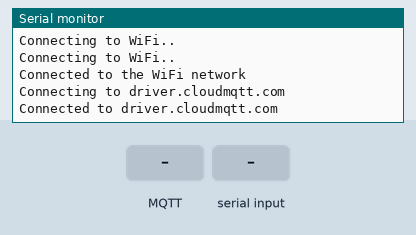
Recording of a sketch running on a simulated ESP32. Shown: the last lines printed to the serial monitor. Inputs (shaded band) come from the test bench. WiFi joins after 1.5 s; servers stay silent unless stated; no MQTT or app messages arrive unless stated.

Above: at 3.2 s.
3.3 s: MQTT message "upload" arrives on the first subscribed topic
At 4.7 s:
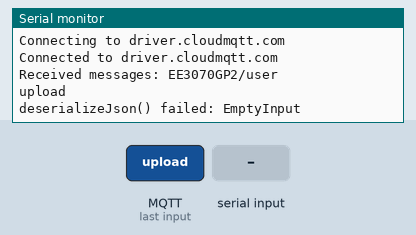
4.8 s: "upload" received over the second serial link
At 6.5 s:
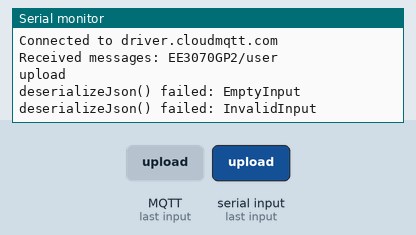

Measured:
- after the input at 3.3 s, the serial monitor: prints a new line at once (image 1)
- after the input at 4.8 s, the serial monitor: prints a new line after 1.0 s (image 2)

The sketch:

ESP32_MQTT.ino
```cpp
#include <WiFi.h>
#include <HTTPClient.h>
#include <ArduinoJson.h>
#include <PubSubClient.h>

#define RXp2 16
#define TXp2 17

//const char* ssid = "EE3070_P1615_1";
//const char* password = "EE3070P1615";
const char* ssid = "Kim";
const char* password = "Kim.W?0591";

//certificate of our backend
const char* root_ca = \
                      "-----BEGIN CERTIFICATE-----\n" \
                      "MIIDQTCCAimgAwIBAgITBmyfz5m/jAo54vB4ikPmljZbyjANBgkqhkiG9w0BAQsF\n" \
                      "ADA5MQswCQYDVQQGEwJVUzEPMA0GA1UEChMGQW1hem9uMRkwFwYDVQQDExBBbWF6\n" \
                      "b24gUm9vdCBDQSAxMB4XDTE1MDUyNjAwMDAwMFoXDTM4MDExNzAwMDAwMFowOTEL\n" \
                      "MAkGA1UEBhMCVVMxDzANBgNVBAoTBkFtYXpvbjEZMBcGA1UEAxMQQW1hem9uIFJv\n" \
                      "b3QgQ0EgMTCCASIwDQYJKoZIhvcNAQEBBQADggEPADCCAQoCggEBALJ4gHHKeNXj\n" \
                      "ca9HgFB0fW7Y14h29Jlo91ghYPl0hAEvrAIthtOgQ3pOsqTQNroBvo3bSMgHFzZM\n" \
                      "9O6II8c+6zf1tRn4SWiw3te5djgdYZ6k/oI2peVKVuRF4fn9tBb6dNqcmzU5L/qw\n" \
                      "IFAGbHrQgLKm+a/sRxmPUDgH3KKHOVj4utWp+UhnMJbulHheb4mjUcAwhmahRWa6\n" \
                      "VOujw5H5SNz/0egwLX0tdHA114gk957EWW67c4cX8jJGKLhD+rcdqsq08p8kDi1L\n" \
                      "93FcXmn/6pUCyziKrlA4b9v7LWIbxcceVOF34GfID5yHI9Y/QCB/IIDEgEw+OyQm\n" \
                      "jgSubJrIqg0CAwEAAaNCMEAwDwYDVR0TAQH/BAUwAwEB/zAOBgNVHQ8BAf8EBAMC\n" \
                      "AYYwHQYDVR0OBBYEFIQYzIU07LwMlJQuCFmcx7IQTgoIMA0GCSqGSIb3DQEBCwUA\n" \
                      "A4IBAQCY8jdaQZChGsV2USggNiMOruYou6r4lK5IpDB/G/wkjUu0yKGX9rbxenDI\n" \
                      "U5PMCCjjmCXPI6T53iHTfIUJrU6adTrCC2qJeHZERxhlbI1Bjjt/msv0tadQ1wUs\n" \
                      "N+gDS63pYaACbvXy8MWy7Vu33PqUXHeeE6V/Uq2V8viTO96LXFvKWlJbYK8U90vv\n" \
                      "o/ufQJVtMVT8QtPHRh8jrdkPSHCa2XV4cdFyQzR1bldZwgJcJmApzyMZFo6IQ6XU\n" \
                      "5MsI+yMRQ+hDKXJioaldXgjUkK642M4UwtBV8ob2xJNDd2ZhwLnoQdeXeGADbkpy\n" \
                      "rqXRfboQnoZsG4q5WTP468SQvvG5\n" \
                      "-----END CERTIFICATE-----\n";


//MQTT
const char* brokerUrl = "driver.cloudmqtt.com";
int Port = 18712;
const char* userMQTT = "cgxgibnr";
const char* passMQTT = "MzxIi8_n_rr_";
const char* subUser = "EE3070GP2/user";
const char* outTopic = "EE3070GP2/outTopic";
const String clienteId = "ESP32EE3070MQTT";
uint16_t keepAlive = 600;

//esp client and pubsubclient declaration
WiFiClient espClient;
PubSubClient clientMqtt(espClient);

//mqtt reconnect
void reconnect() {
  while (!clientMqtt.connected()) {
    Serial.print("\nConnecting to ");
    Serial.println(brokerUrl);
    if (clientMqtt.connect(clienteId.c_str(), userMQTT, passMQTT)) {
      Serial.print("\nConnected to ");
      Serial.print(brokerUrl);
      Serial.println();
      clientMqtt.subscribe(subUser);
      //      clientMqtt.subscribe(subCommand);
    } else {
      Serial.println(clientMqtt.state());
      Serial.println("\nTrying connect again!");
      delay(5000);
    }
  }
}

//call back function once the message received
void callback(char* topic, byte* payload, unsigned int length) {
  String s_topic = String(topic);
  String message = "";
  if (s_topic == String(subUser)) {
    Serial.print("Received messages: ");
    Serial.println(topic);
    for (int i = 0; i < length; i++) {
      message += String((char)payload[i]);
    }
    Serial.println(message);
    String jsonData = packJson(message);
    Serial2.flush();
    Serial2.println(jsonData);
    String backMessage = Serial2.readString();
    while (!unpackBackMessage(backMessage)) {
      backMessage = Serial2.readString();
    }
    upload(backMessage);
    delay(3000);
    clientMqtt.publish(outTopic, "finished");
  }
}

//unpack the message from mega2560
boolean unpackBackMessage(String jsonMessage) {
  StaticJsonDocument<6144> doc;
  DeserializationError error = deserializeJson(doc, jsonMessage);
  if (error) {
    Serial.print(F("deserializeJson() failed: "));
    Serial.println(error.f_str());
    return false;
  }
  String command = doc["command"];
  if (command == "upload") {
    return true;
  } else {
    return false;
  }
}

//upload function to upload data to database
void upload(String jsonData) {
  if ((WiFi.status() == WL_CONNECTED) && jsonData.length() > 0) {
    HTTPClient http;
    http.begin("https://ee3070t2.herokuapp.com/addHealthData", root_ca);
    http.addHeader("Content-Type", "application/json");
    int httpCode = http.POST(jsonData);
    if (httpCode > 0) {
      String payload = http.getString();
      Serial.println(payload);
    }
    else {
      Serial.println("Error on HTTP request");
    }
    http.end();
  }
}

//function that pack the command before send to mega2560
String packJson(String username) {
  String output;
  StaticJsonDocument<64> doc;
  doc["command"] = "start_meausre";
  doc["username"] = username;
  serializeJson(doc, output);

  return output;
}

void setup() {
  Serial.begin(9600);
  Serial2.begin(115200, SERIAL_8N1, RXp2, TXp2);
  WiFi.begin(ssid, password);
  while (WiFi.status() != WL_CONNECTED) {
    delay(1000);
    Serial.println("Connecting to WiFi..");
  }
  Serial.println("Connected to the WiFi network");
  clientMqtt.setServer(brokerUrl, Port);
  clientMqtt.setCallback(callback);
  clientMqtt.setKeepAlive(keepAlive);
}

void loop() {
  if (!clientMqtt.connected()) {
    reconnect();
  }
  clientMqtt.loop();
}
```
